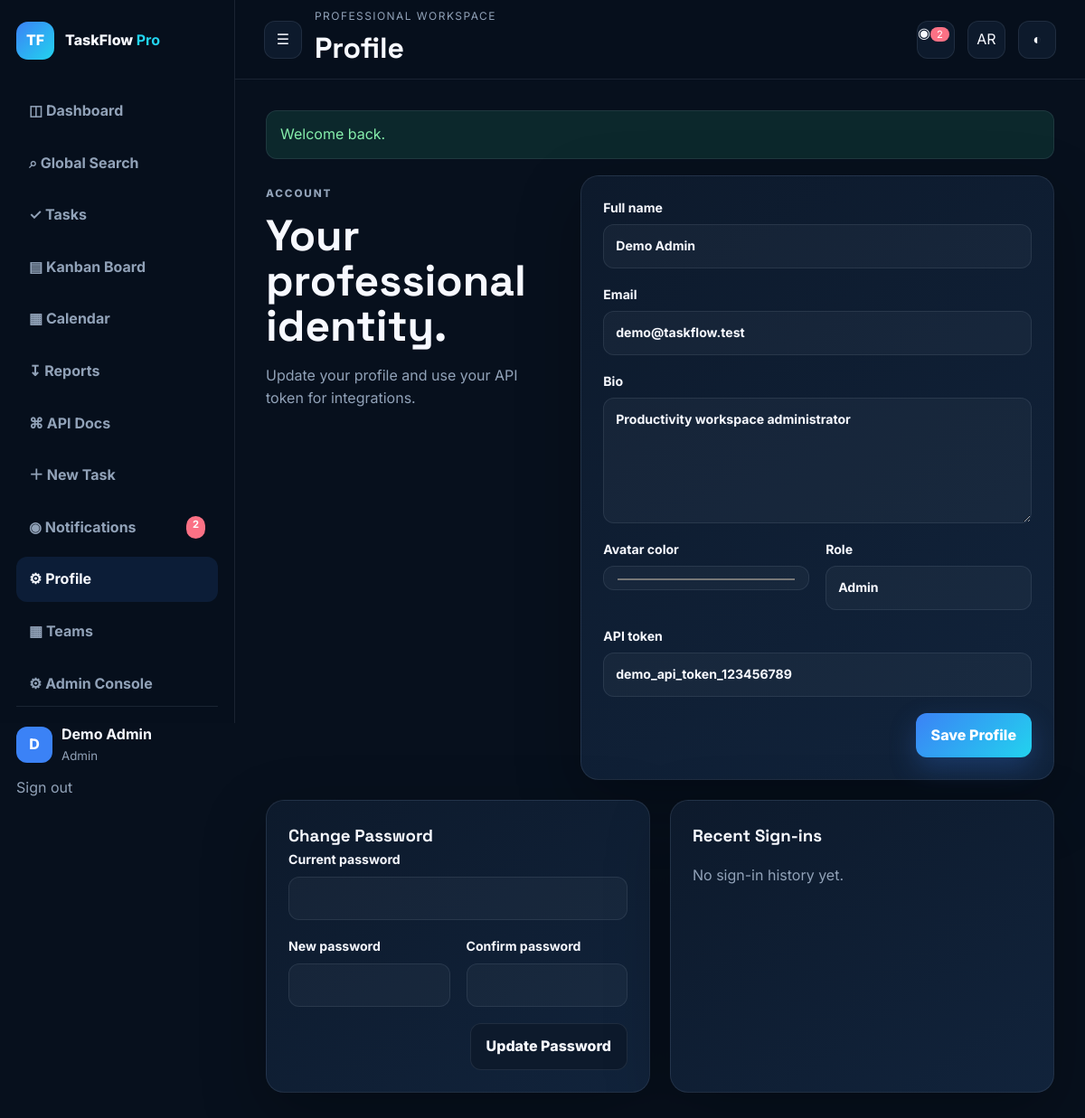
The app's page /profile/index.php (signed in) with its own data.
### tables this page shows
CREATE TABLE users(
 id BIGINT UNSIGNED AUTO_INCREMENT PRIMARY KEY,
 name VARCHAR(80) NOT NULL,
 email VARCHAR(190) NOT NULL UNIQUE,
 password_hash VARCHAR(255) NOT NULL,
 role ENUM('admin','manager','member') NOT NULL DEFAULT 'member',
 avatar_color VARCHAR(20) NOT NULL DEFAULT '#3b82f6',
 bio VARCHAR(500) NULL,
 api_token VARCHAR(64) NOT NULL UNIQUE,
 last_login_at DATETIME NULL,
 created_at TIMESTAMP DEFAULT CURRENT_TIMESTAMP,
 updated_at TIMESTAMP DEFAULT CURRENT_TIMESTAMP ON UPDATE CURRENT_TIMESTAMP
);

### includes/functions.php (called while the page is built, shortened)
<?php
function e(?string $value): string {
    return htmlspecialchars($value ?? '', ENT_QUOTES, 'UTF-8');
}
function is_logged_in(): bool {
    return isset($_SESSION['user_id']);
}
function current_user(PDO $pdo): ?array {
    static $cached = null;
    if ($cached === null) {
        $stmt = $pdo->prepare("SELECT id,name,email,role,avatar_color,bio,api_token,created_at FROM users WHERE id=? LIMIT 1");
        $stmt->execute([$_SESSION['user_id']]);
        $cached = $stmt->fetch() ?: null;
    }
    return $cached;
}
function get_flashes(): array {
    $f = $_SESSION['flash'] ?? [];
    return $f;
}

### profile/index.php (the view, shortened to what this page needs)
<?php
require_once __DIR__.'/../includes/bootstrap.php';require_auth();$u=current_user($pdo);$uid=(int)$u['id'];$errors=[];
$stmt=$pdo->prepare("SELECT ip_address,user_agent,created_at FROM login_logs WHERE user_id=? ORDER BY id DESC LIMIT 5");$stmt->execute([$uid]);$loginLogs=$stmt->fetchAll();
$pageTitle='Profile';$activePage='profile';require __DIR__.'/../includes/header.php';
?>
<section class="form-layout"><div class="form-copy"><p class="eyebrow">ACCOUNT</p><h2>Your professional identity.</h2><p>Update your profile and use your API token for integrations.</p></div><form class="panel task-form" method="post"><input type="hidden" name="csrf_token" value="<?=e(csrf_token())?>"><label class="full">Full name<input name="name" value="<?=e($u['name'])?>"></label><label class="full">Email<input value="<?=e($u['email'])?>" disabled></label><label class="full">Bio<textarea name="bio" rows="5"><?=e($u['bio'])?></textarea></label><label>Avatar color<input type="color" name="avatar_color" value="<?=e($u['avatar_color'])?>"></label><label>Role<input value="<?=e(ucfirst($u['role']))?>" disabled></label><label class="full">API token<input value="<?=e($u['api_token'])?>" readonly onclick="this.select()"></label><input type="hidden" name="action" value="profile"><div class="form-actions full"><button class="btn btn-primary">Save Profile</button></div></form></section>
<section class="dashboard-grid profile-sections">
<article class="panel">
 <div class="panel-head"><h3>Change Password</h3></div>
 <form method="post" class="task-form">
  <label class="full">Current password<input type="password" name="current_password" required></label>
  <label>New password<input type="password" name="new_password" required></label>
  <label>Confirm password<input type="password" name="confirm_password" required></label>
  <div class="form-actions full"><button class="btn btn-secondary">Update Password</button></div>
 </form>
</article>
<article class="panel">
 <div class="panel-head"><h3>Recent Sign-ins</h3></div>
 <div class="login-history">
 <?php if(!$loginLogs):?><p class="muted">No sign-in history yet.</p><?php endif;?>
 </div>
</article>
</section>
<?php require __DIR__.'/../includes/footer.php';?>

### includes/header.php (shortened to what this page needs)
<?php
$user=current_user($pdo);
$pageTitle=$pageTitle??'TaskFlow Pro';
$activePage=$activePage??'';
$flashes=get_flashes();
$stmt=$pdo->prepare("SELECT COUNT(*) FROM notifications WHERE user_id=? AND is_read=0");
$stmt->execute([(int)$user['id']]);
$unread=(int)$stmt->fetchColumn();
?>
<!doctype html>
<html lang="en">
<head><base href="<?=e(base_url().'/')?>">
<link rel="manifest" href="manifest.webmanifest"><meta name="theme-color" content="#07101d"><link rel="stylesheet" href="assets/css/app.css">
</head>
<body>
<div class="app-shell">
<aside class="sidebar" id="sidebar">
<a class="brand" href="dashboard.php"><span class="brand-mark">TF</span><span>TaskFlow <b>Pro</b></span></a>
<nav class="nav">
<a class="<?=$activePage==='dashboard'?'active':''?>" href="dashboard.php">◫ Dashboard</a>
<a class="<?=$activePage==='search'?'active':''?>" href="search.php">⌕ Global Search</a>
<a class="<?=$activePage==='tasks'?'active':''?>" href="tasks/index.php">✓ Tasks</a>
<a class="<?=$activePage==='kanban'?'active':''?>" href="tasks/kanban.php">▤ Kanban Board</a>
<a class="<?=$activePage==='calendar'?'active':''?>" href="tasks/calendar.php">▦ Calendar</a>
<a class="<?=$activePage==='reports'?'active':''?>" href="reports/index.php">↧ Reports</a>
<a class="<?=$activePage==='api-docs'?'active':''?>" href="docs/api.php">⌘ API Docs</a>
<a class="<?=$activePage==='new-task'?'active':''?>" href="tasks/create.php">＋ New Task</a>
<a class="<?=$activePage==='notifications'?'active':''?>" href="notifications/index.php">◉ Notifications <?php if($unread):?><span class="nav-badge"><?=$unread?></span><?php endif;?></a>
<a class="<?=$activePage==='profile'?'active':''?>" href="profile/index.php">⚙ Profile</a>
<?php if(in_array($user['role'],['admin','manager'],true)):?>
<a class="<?=$activePage==='teams'?'active':''?>" href="teams/index.php">▦ Teams</a>
<a class="<?=$activePage==='admin'?'active':''?>" href="admin/index.php">⚙ Admin Console</a>
<?php endif;?>
</nav>
<div class="sidebar-footer">
<div class="user-mini"><span class="avatar" style="--avatar:<?=e($user['avatar_color'])?>"><?=e(strtoupper(substr($user['name'],0,1)))?></span><div><strong><?=e($user['name'])?></strong><small><?=e(ucfirst($user['role']))?></small></div></div>
<a class="logout-link" href="auth/logout.php">Sign out</a>
</div>
</aside>
<div class="main-area">
<header class="topbar">
<button id="menuToggle" class="icon-btn">☰</button>
<div><p class="kicker">Professional workspace</p><h1><?=e($pageTitle)?></h1></div>
<a class="icon-btn" href="notifications/index.php">◉<?php if($unread):?><span class="bubble"><?=$unread?></span><?php endif;?></a>
<button id="langToggle" class="icon-btn" title="Language">AR</button><button id="themeToggle" class="icon-btn">◐</button>
</header>
<main class="content">
<?php foreach($flashes as $flash):?><div class="alert alert-<?=e($flash['type'])?>"><?=e($flash['message'])?></div><?php endforeach;?>

### assets/css/app.css (style rules this page uses)
:root { --bg:#07101d;--panel:#0d1a2c;--panel2:#11233b;--text:#f7f9ff;--muted:#91a2b8;--line:rgba(148,163,184,.14);--blue:#3b82f6;--cyan:#22d3ee;--green:#34d399;--red:#fb7185;--orange:#fb923c;--shadow:0 24px 70px rgba(0,0,0,.28) }
* { box-sizing:border-box }
body { margin:0;font-family:Inter,sans-serif;background:var(--bg);color:var(--text);line-height:1.6 }
h1,h2,h3 { font-family:"Space Grotesk",sans-serif }
a { text-decoration:none;color:inherit }
button,input,select,textarea { font:inherit }
.app-shell { display:grid;grid-template-columns:260px 1fr;min-height:100vh }
.sidebar { position:sticky;top:0;height:100vh;padding:24px 18px;background:rgba(7,16,29,.92);border-right:1px solid var(--line);display:flex;flex-direction:column;z-index:30 }
.brand { display:flex;align-items:center;gap:12px;font-weight:800 }
.brand-mark { display:grid;place-items:center;width:42px;height:42px;border-radius:13px;background:linear-gradient(135deg,var(--blue),var(--cyan));color:white }
.brand b { color:var(--cyan) }
.nav { display:flex;flex-direction:column;gap:8px;margin-top:32px }
.nav a { padding:12px 14px;border-radius:12px;color:var(--muted);font-weight:700;display:flex;justify-content:space-between }
.nav a:hover,.nav a.active { background:rgba(59,130,246,.12);color:var(--text) }
.nav-badge,.bubble { background:var(--red);color:white;border-radius:99px;padding:1px 7px;font-size:.7rem }
.sidebar-footer { margin-top:auto;border-top:1px solid var(--line);padding-top:18px }
.user-mini { display:flex;gap:10px;align-items:center }
.avatar { width:40px;height:40px;border-radius:12px;display:grid;place-items:center;background:var(--avatar);font-weight:800 }
.user-mini div { display:flex;flex-direction:column }
.user-mini small,.logout-link,.muted { color:var(--muted) }
.logout-link { display:block;margin-top:12px }
.topbar { height:88px;padding:0 32px;display:flex;align-items:center;gap:14px;border-bottom:1px solid var(--line);position:sticky;top:0;background:rgba(7,16,29,.78);backdrop-filter:blur(16px);z-index:20 }
.topbar>div { flex:1 }
.topbar h1,.kicker { margin:0 }
.kicker { color:var(--muted);font-size:.75rem;text-transform:uppercase;letter-spacing:.12em }
.icon-btn { width:42px;height:42px;border:1px solid var(--line);border-radius:12px;background:var(--panel);color:var(--text);position:relative }
.content { padding:34px;max-width:1500px;margin:auto }
.eyebrow { color:var(--cyan);font-size:.73rem;letter-spacing:.16em;font-weight:800 }
.hero-row h2,.form-copy h2 { font-size:clamp(2rem,4vw,3.5rem);line-height:1.05;margin:6px 0 }
.hero-row p,.form-copy p { color:var(--muted) }
.btn { display:inline-flex;justify-content:center;align-items:center;padding:12px 17px;border:1px solid var(--line);border-radius:12px;font-weight:800;background:transparent;color:var(--text);cursor:pointer }
.btn-primary { border:0;color:#fff;background:linear-gradient(135deg,var(--blue),var(--cyan));box-shadow:0 12px 30px rgba(59,130,246,.25) }
.btn-secondary { background:var(--panel) }
.panel,.stat-card,.task-card { background:linear-gradient(145deg,var(--panel),var(--panel2));border:1px solid var(--line);box-shadow:var(--shadow);border-radius:20px }
.panel { padding:24px }
.dashboard-grid { display:grid;grid-template-columns:1fr 1fr;gap:22px;margin-bottom:22px }
.panel-head { display:flex;justify-content:space-between;align-items:center }
.panel-head h3 { margin:0 }
.filters label,.task-form label,.auth-card label { display:flex;flex-direction:column;gap:7px;font-weight:700;font-size:.88rem }
input,select,textarea { width:100%;padding:12px 13px;border-radius:12px;border:1px solid var(--line);background:rgba(148,163,184,.06);color:var(--text);outline:none }
.form-layout { display:grid;grid-template-columns:.75fr 1.25fr;gap:34px }
.form-copy { position:sticky;top:120px }
.task-form { display:grid;grid-template-columns:1fr 1fr;gap:18px }
.full { grid-column:1/-1 }
.form-actions { display:flex;justify-content:flex-end;gap:12px }
.alert { padding:13px 15px;border-radius:12px;margin-bottom:18px;border:1px solid var(--line) }
.alert-success { background:rgba(52,211,153,.12);color:#86efac }
.panel,.stat-card,.task-card,.kanban-card { transition:transform .2s ease,border-color .2s ease,box-shadow .2s ease }
.btn { transition:transform .18s ease,opacity .18s ease }
.alert { transition:opacity .4s ease }
.profile-sections { margin-top:22px }
.content>section,.content>.panel,.content>.task-grid,.content>.kanban-board { animation:fadeUp .35s ease both }

### records on screen
users: name "D", name "Demo Admin", role "Admin", email "demo@taskflow.test", bio "Productivity workspace administrator", avatar_color "#3b82f6", api_token "demo_api_token_123456789"

### other values on screen
$unread "2"
$pageTitle "Profile"
$flash['message'] "Welcome back."
